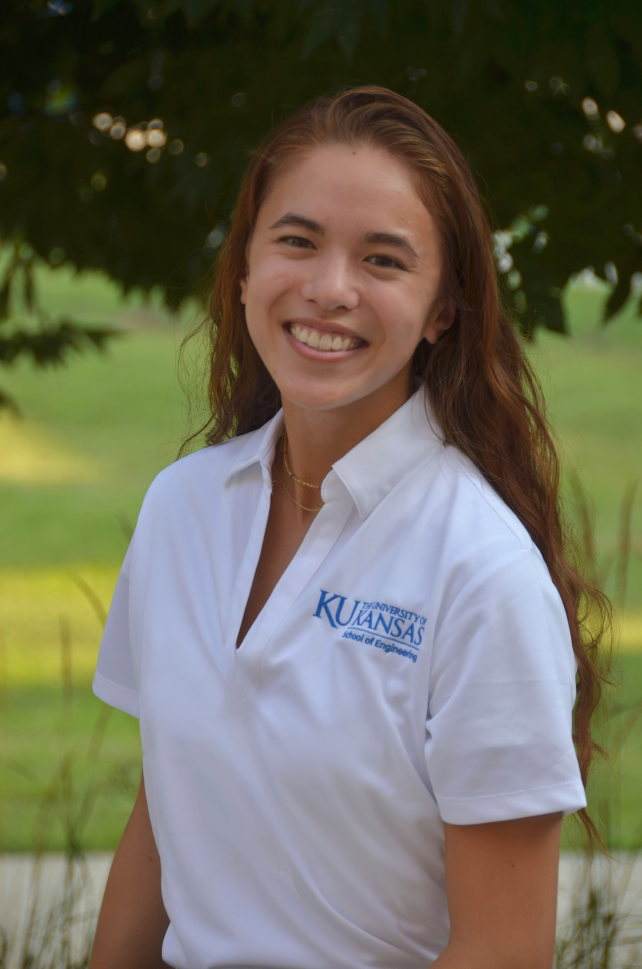
#> input picture self_pictures_resize/sienna/4CEBD74E-1164-46BE-96A4-E2910722A3C2.JPEG, 1925 x 2906 px (shown at 1/3 size); its folder holds only this picture in this run
$ python resize.py   (older library calls are emulated)
#> lines starting #> are read from the running program, lines starting #| are printed output that depends on the picture
from PIL import Image
import pathlib
maxsize = (180, 272) #(width, height)
for input_img_path in pathlib.Path("sienna").iterdir():
    output_img_path = str(input_img_path).replace("sienna","edited") #old folder, new folder
    with Image.open(input_img_path) as im:
#> im is the input picture: PIL image 1925x2906 RGB; mean R, G, B 110.5, 108, 90.4
        im.thumbnail(maxsize, Image.ANTIALIAS)
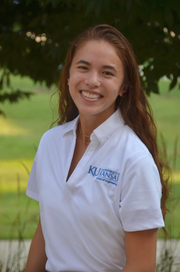
#> im: PIL image 180x272 RGB; mean R, G, B 110.5, 107.9, 90.3
        # im = im.rotate(90, expand = 1) #sometimes you need it, sometimes you don't
        im.save(output_img_path, "JPEG", dpi=(300,300))
        print(f"processing file {input_img_path} done...")
